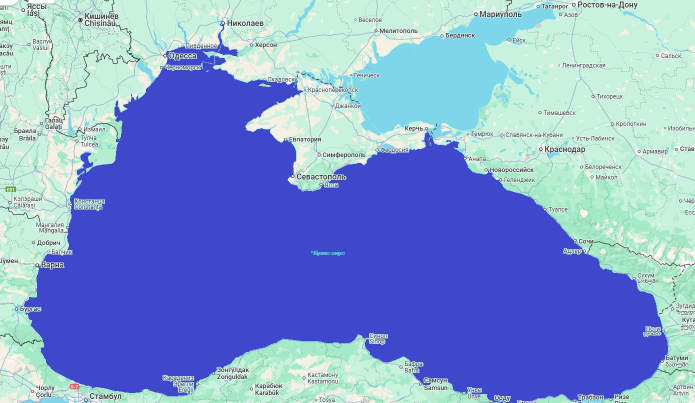
#> input picture Алгоритмы/Addition/black sea.jpg, 1390 x 806 px, found by its file name (shown at 1/2 size)
$ python Lad.py
#> lines starting #> are read from the running program, lines starting #| are printed output that depends on the picture; after the words box and inside, x2 and y2 are one past the last pixel; in counts of white or black regions, pixels touching at a corner belong together
import cv2
import numpy as np
import random
import matplotlib.pyplot as plt

def MonteCarlo(image_path, num_samples=1000000, num_trials=10):
    # Загружаем изображение
#> called with num_samples = 100000, num_trials = 6
    img = cv2.imread(image_path)
#> img is the input picture: shape (806, 1390, 3); mean B, G, R 209.6, 155.5, 129.1
    if img is None:
        print("Ошибка: изображение не загружено. Проверьте путь к файлу.")
        return None

    # Преобразуем изображение в бинарное (чёрное и белое)
    gray = cv2.cvtColor(img, cv2.COLOR_BGR2GRAY)
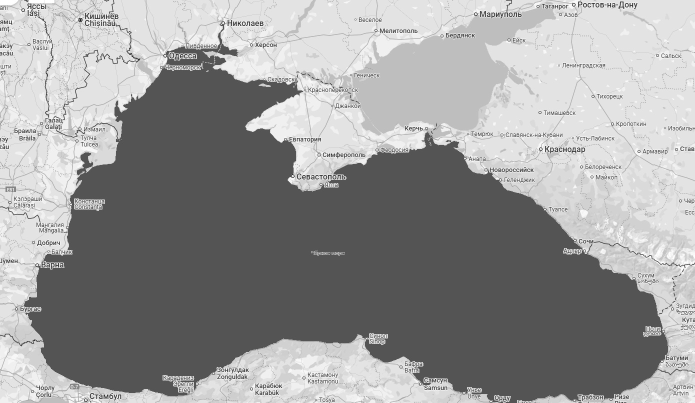
#> gray: shape (806, 1390) (shown at 1/2 size); min 0, max 255, mean 153.8
    _, binary = cv2.threshold(gray, 100, 255, cv2.THRESH_BINARY_INV)
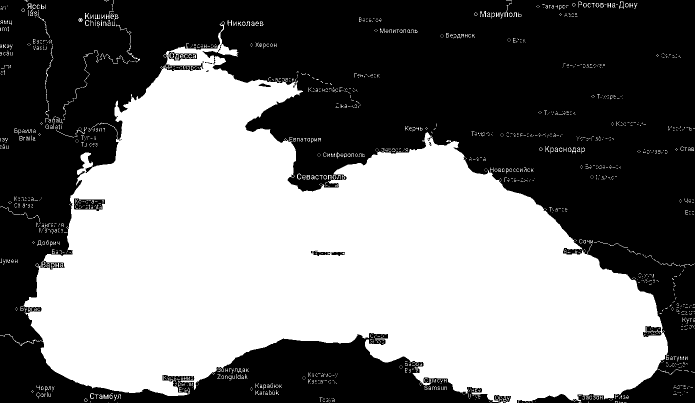
#> binary: shape (806, 1390) (shown at 1/2 size); 47.5% white; 1796 white regions (1636 under 20 px), largest, box (x1, y1, x2, y2) and area: (0, 43, 1364, 806) 519112, (253, 59, 280, 125) 128, (90, 117, 107, 170) 78

    # Получаем размеры изображения
    height, width = binary.shape
#> height = 806; width = 1390
    total_area = 856440  #


    areas = []
    all_points = []

    for trial in range(num_trials):
        sea_points = 0
        trial_points = []

        # Генерируем случайные точки и подсчитываем попадания в море (белый цвет)
        for _ in range(num_samples):
            x, y = random.randint(0, width - 1), random.randint(0, height - 1)
            is_sea = binary[y, x] == 255
            trial_points.append((x, y, is_sea))
            if is_sea:
                sea_points += 1


        sea_ratio = sea_points / num_samples
        estimated_sea_area = sea_ratio * total_area


        areas.append(estimated_sea_area)
        all_points.extend(trial_points)
        print(f"Повторение {trial + 1}:  Площадь  Чёрного моря = {estimated_sea_area:.2f} км²")
#> after the loop, all_points = 600000 items; areas = [405644.2, 406637.7, 405866.9, 407254.3, 407956.6, 409164.2]

    # Вычисляем среднее значение и стандартное отклонение
    mean_area = np.mean(areas)
#> mean_area = 407087.3
    std_dev = np.sqrt(np.mean(np.square(areas)) - np.square(mean_area))
#> std_dev = 1215.9

    print(f"\nОкончатель площади Чёрного моря: {mean_area:.2f} км² ± {std_dev:.2f} км²")
#| Окончатель площади Чёрного моря: 407087.34 км² ± 1215.94 км²

    return mean_area, std_dev, img, binary, all_points

# Путь к изображению
image_path = r'C:\Users\User\Desktop\Algorihtm\black sea.jpg'


mean_area, std_dev, img, binary, all_points = MonteCarlo(image_path, num_samples=100000, num_trials=6)
#> mean_area = 407087.3; std_dev = 1215.9; all_points = 600000 items

# Визуализация
if img is not None:
    plt.figure(figsize=(10, 8))
    plt.imshow(cv2.cvtColor(img, cv2.COLOR_BGR2RGB))

    # Разделяем точки на море и сушу
    sea_x = [x for x, y, is_sea in all_points if is_sea]
#> sea_x = 285195 items
    sea_y = [y for x, y, is_sea in all_points if is_sea]
#> sea_y = 285195 items
    land_x = [x for x, y, is_sea in all_points if not is_sea]
#> land_x = 314805 items
    land_y = [y for x, y, is_sea in all_points if not is_sea]
#> land_y = 314805 items


    plt.scatter(sea_x, sea_y, color='blue', s=1, label="Море")
    plt.scatter(land_x, land_y, color='red', s=1, label="Суша")

    plt.title("Метод Монте-Карло: Оценка площади Чёрного моря")
    plt.legend()
    plt.axis("off")
    plt.show()
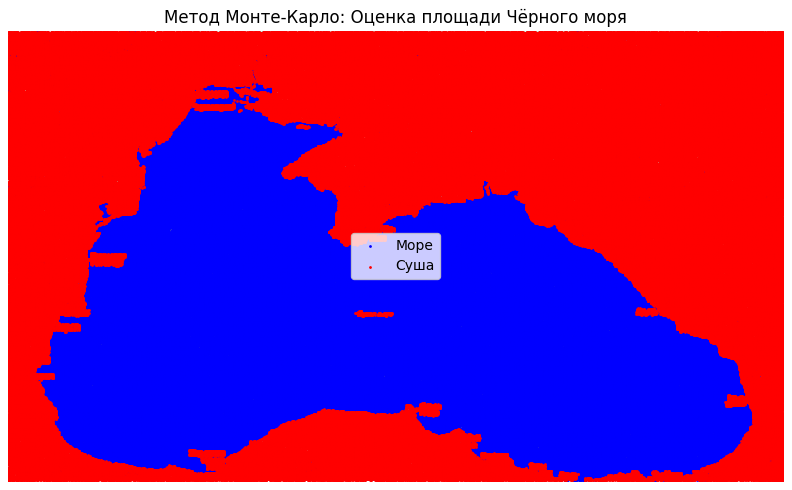
#> figure drawn by matplotlib, 1 panel
